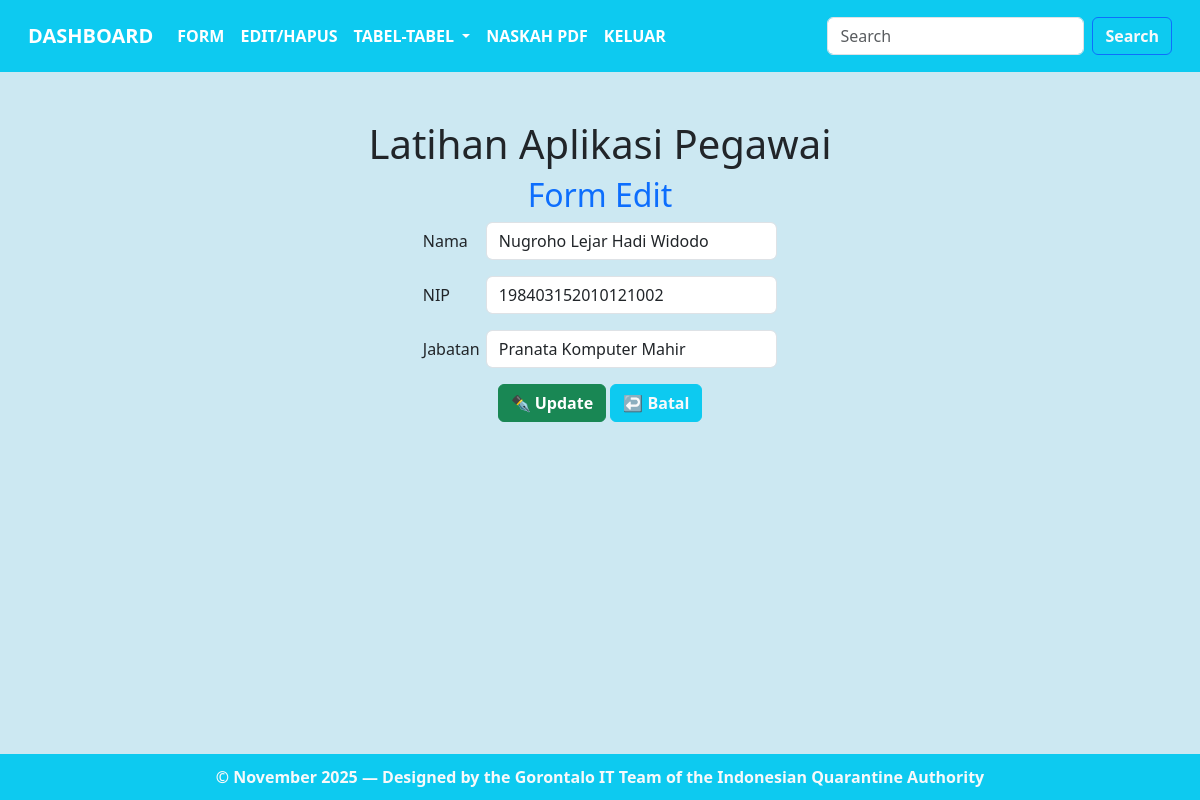
The app's page /editpegawai.php?id=12 (signed in) with its own data.
### tables this page shows
CREATE TABLE `pegawai` (
  `id` int(11) NOT NULL,
  `nama` varchar(100) NOT NULL,
  `nip` varchar(50) NOT NULL,
  `jabatan` varchar(150) NOT NULL
);

### editpegawai.php (the view, shortened to what this page needs)
<?php
include "header.php";
require_once "koneksi.php";
$id = $_GET['id'];;
$sql = mysqli_query($konek, "SELECT * FROM pegawai WHERE id = '$id'");
$data = mysqli_fetch_assoc($sql);
?>
<br>
<center>
<h1 class="mt-5">Latihan Aplikasi Pegawai</h1>
<h2 class="text-primary">Form Edit</h2>
</center>
<div class="container d-flex justify-content-center align-items-center vh-20">
    <form method="post" action="update.php">
        <div class="row mb-3">
            <label for="nama" class="col-sm-2 col-form-label text-front">Nama</label>
            <div class="col-sm-10">
                <input type="text" name="nama" class="form-control" value="<?= htmlspecialchars($data['nama']); ?>" required autofocus>
            </div>
        </div>
        <div class="row mb-3">
            <label for="nip" class="col-sm-2 col-form-label text-front">NIP</label>
            <div class="col-sm-10">
                <input type="number" name="nip" class="form-control" value="<?= htmlspecialchars($data['nip']); ?>" required>
            </div>
        </div>
       <div class="row mb-3">
            <label for="jabatan" class="col-sm-2 col-form-label text-front">Jabatan&nbsp;&nbsp;&nbsp;&nbsp;</label>
            <div class="col-sm-10">
                <input type="text" name="jabatan" class="form-control" value="<?= htmlspecialchars($data['jabatan']); ?>" required>
            </div>
        </div>
        <div class="text-center">
            <button type="submit" class="btn btn-success fw-bold">✒️ Update</button>
			<a href="edit.php" class="btn btn-info text-light fw-bold">↩️ Batal</a>
        </div>
    </form>
</div>
<?php
include "footer.php";
?>

### records on screen
pegawai: nama "Nugroho Lejar Hadi Widodo", nip "198403152010121002", jabatan "Pranata Komputer Mahir"
